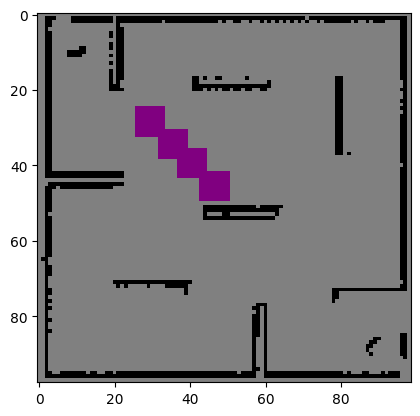
#> input picture turtlebot_online_path_planning/turtlebot_online_path_planning/imgs/distance_0.4.png, 420 x 416 px, given in place of map1.png, which was not available
$ jupyter execute lab3_code.ipynb   (text cells are left out)
#> lines starting #> are read from the running program, lines starting #| are printed output that depends on the picture; after the words box and inside, x2 and y2 are one past the last pixel; in counts of white or black regions, pixels touching at a corner belong together; pictures that were not available may be replaced by others from this repository, and a replacement may not be noted
[cell 1]
#Import library
import csv
import matplotlib.pyplot as plt
import numpy as np
import numpy as np
import heapq
from PIL import Image
from heapq import heappop, heappush
import math

[cell 2]
# Function to read and process the environment CSV file
def process_csv(file_name):
    start_name = None
    target_name = None
    start_coordinates = None
    target_coordinates = None
    obstacles = {}

    try:
        # Open and read the environment CSV file
        with open(file_name, mode='r') as file:
            reader = csv.reader(file)
            rows = list(reader)[1:]  # Skip the header row

            if rows:
                # Extract start point
                start_name = rows[0][0]
                start_coordinates = (float(rows[0][1]), float(rows[0][2]))

                # Extract target point
                target_name = rows[-1][0]
                target_coordinates = (float(rows[-1][1]), float(rows[-1][2]))

                # Process obstacles
                for row in rows[1:-1]:  # Exclude the first and last rows
                    obstacle_name = row[0]
                    coordinates = (float(row[1]), float(row[2]))
                    if obstacle_name not in obstacles:
                        obstacles[obstacle_name] = []
                    obstacles[obstacle_name].append(coordinates)

        return start_name, start_coordinates, target_name, target_coordinates, obstacles
    except Exception as e:
        print(f"Error processing CSV file {file_name}: {e}")
        return None, None, None, None, {}

[cell 3]
# Function to process the visibility graph CSV file
def process_visibility(file_name):
    visibility = []

    try:
        with open(file_name, mode='r') as file:
            reader = csv.reader(file)
            for row in reader:
                if row and len(row) >= 2:  # Ensure at least two columns
                    try:
                        x = float(row[0])
                        y = float(row[1])
                        visibility.append((x, y))
                    except ValueError:
                        continue  # Skip invalid rows
        return visibility
    except Exception as e:
        print(f"Error processing visibility file {file_name}: {e}")
        return []

[cell 4]
# Function to merge start, obstacles, and target into a points dictionary
# [18 lines left out: function merge_points, not called in this run]

[cell 5]
#Function to plot environment with visibility lines
# [44 lines left out: function plot_visibility_lines, not called in this run]

[cell 6]
# Heuristic: Euclidean distance
def heuristic(point1, point2):
    return np.linalg.norm(np.array(point1) - np.array(point2))

[cell 7]
# A* Algorithm
# [34 lines left out: function a_star, not called in this run]

[cell 8]
# Plot environment with shortest path
# [34 lines left out: function plot_environment_with_path, not called in this run]

[cell 9]
#main function to get output==> user input interface
def main():
    env_files = ["env_0.csv", "env_1.csv", "env_2.csv", "env_mx.csv"]
    visibility_files = ["visibility_graph_env_0.csv", "visibility_graph_env_1.csv", "visibility_graph_env_2.csv", "visibility_graph_env_mx.csv"]

    try:
        # User input
        user_input = int(input("Enter a number between 0 and 3 to select the environment and visibility: "))
#> the answer given: 1

        if 0 <= user_input < len(env_files):
            selected_env_file = env_files[user_input]
            selected_visibility_file = visibility_files[user_input]

            # Process environment and visibility files
            start_name, start_coordinates, target_name, target_coordinates, obstacles = process_csv(selected_env_file)
            visibility = process_visibility(selected_visibility_file)

            if start_coordinates and target_coordinates:
                points = merge_points(start_coordinates, obstacles, target_coordinates)

                start_idx = 0
                target_idx = max(points.keys())  # Assuming target is the last point

                print("Start Coordinates:", start_coordinates)
                print("Target Coordinates:", target_coordinates)
                print("Obstacles:", obstacles)
                print("Points:", points)
                print("Visibility:", visibility)

                # Plot visibility lines
                plot_visibility_lines(start_name, start_coordinates, target_name, target_coordinates, obstacles,selected_env_file,points, visibility)

                # Run A* to find the shortest path
                path = a_star(points, visibility, start_idx, target_idx)
                print("Shortest Path:", path)

                # Plot environment with shortest path
                plot_environment_with_path(start_name, start_coordinates, target_name, target_coordinates, obstacles, selected_env_file, points, visibility, path)

            else:
                print("Error: Failed to process environment file.")
        else:
            print("Invalid input. Please enter a number between 0 and 3.")
    except ValueError:
        print("Invalid input. Please enter a valid integer.")

if __name__ == "__main__":
    main()

[cell 10]
# Define start and goal positions for each map
start_goal_positions = {
    "map0.png": ((10, 10), (90, 70)),
    "map1.png": ((60, 60), (90, 60)),
    "map2.png": ((8, 31), (139, 38)),
    "map3.png": ((50, 90), (375, 375)),
}

[cell 11]
#process gridmap
def load_and_process_map(map_filename):
    """
    Load and preprocess the grid map.
    """
    image = Image.open(map_filename).convert('L')
    grid_map = np.array(image.getdata()).reshape(image.size[1], image.size[0]) / 255
    grid_map[grid_map > 0.5] = 1
    grid_map[grid_map <= 0.5] = 0
    grid_map = (grid_map * -1) + 1  # Invert: 0 -> free, 1 -> occupied
    return grid_map

[cell 12]
#Neignbour node
def get_neighbors(node, grid_map, connectivity=4):
    """
    Get valid neighbors for 4-point or 8-point connectivity.
    """
    x, y = node
    if connectivity == 4:
        directions = [(0, 1), (1, 0), (0, -1), (-1, 0)]  # Cardinal directions
    elif connectivity == 8:
        directions = [
            (0, 1), (1, 0), (0, -1), (-1, 0),  # Cardinal directions
            (1, 1), (1, -1), (-1, -1), (-1, 1)  # Diagonal directions
        ]
    else:
        raise ValueError("Connectivity must be 4 or 8.")

    neighbors = []
    for dx, dy in directions:
        nx, ny = x + dx, y + dy
        if 0 <= nx < grid_map.shape[0] and 0 <= ny < grid_map.shape[1]:
            if grid_map[nx, ny] == 0:  # Free space
                neighbors.append((nx, ny))
    return neighbors

[cell 13]
#path reconstruction
def reconstruct_path(came_from, current):
    """
    Reconstruct the path from start to goal.
    """
    path = [current]
    while current in came_from:
        current = came_from[current]
        path.append(current)
    path.reverse()
    return path

[cell 14]
#A* algorithm function
def a_star(grid_map, start, goal, connectivity=4):
    """
    A* pathfinding algorithm.
    """
    open_set = []
    heappush(open_set, (0, start))
    came_from = {}
    g_score = {start: 0}
    f_score = {start: heuristic(start, goal)}

    while open_set:
        _, current = heappop(open_set)

        if current == goal:
            path = reconstruct_path(came_from, current)
            cost = sum(heuristic(path[i], path[i + 1]) for i in range(len(path) - 1))
            return path, cost

        for neighbor in get_neighbors(current, grid_map, connectivity):
            tentative_g_score = g_score[current] + heuristic(current, neighbor)
            if neighbor not in g_score or tentative_g_score < g_score[neighbor]:
                came_from[neighbor] = current
                g_score[neighbor] = tentative_g_score
                f_score[neighbor] = tentative_g_score + heuristic(neighbor, goal)
                heappush(open_set, (f_score[neighbor], neighbor))

    return None, float('inf')  # No path found

[cell 15]
#grid map plot function
def plot_grid_map_with_positions(grid_map, start, goal, path, map_filename):
    """
    Plot the grid map with start, goal, and path positions marked.
    """
    plt.figure(figsize=(6, 6))
    plt.matshow(grid_map, fignum=1)
    plt.scatter(start[1], start[0], color='green', label='Start')  # (y, x) for scatter
    plt.scatter(goal[1], goal[0], color='red', label='Goal')

    # Plot the path (if available)
    if path:
        path_x, path_y = zip(*path)
        plt.plot(path_y, path_x, color='red', label='Path')

    plt.legend()
    plt.title(f"Grid Map: {map_filename} with Start, Goal, and Path")
    plt.colorbar()
    plt.show()

[cell 16]
#main function to get output==> user input interface
def main():
    """
    Main function to handle user input and pathfinding.
    """
    map_choice = input("Enter a number (0, 1, 2, 3) to select the map: ")
#> the answer given: 1

    if map_choice not in ['0', '1', '2', '3']:
        print("Invalid choice! Please enter 0, 1, 2, or 3.")
        return

    map_filename = f"map{map_choice}.png"

    try:
        # Load and process the selected map
        grid_map = load_and_process_map(map_filename)
#> in load_and_process_map, `grid_map[grid_map > 0.5] = 1`:
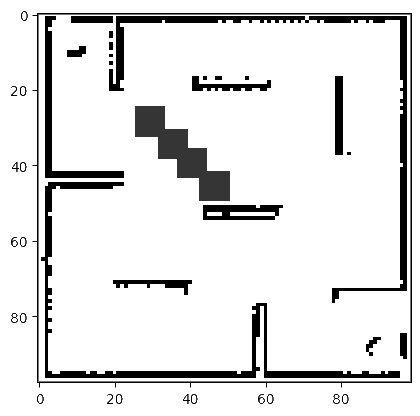
#> grid_map: shape (416, 420) float64; min 0, max 1, mean 0.89
#> in load_and_process_map, `grid_map[grid_map <= 0.5] = 0`:
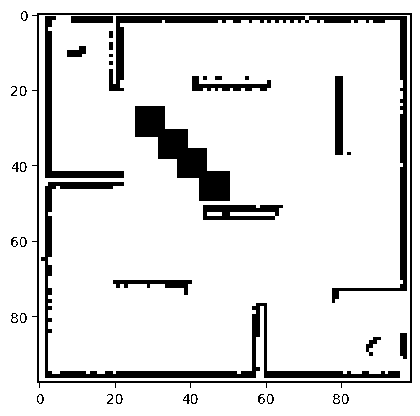
#> grid_map: shape (416, 420) float64; values 0 (black) and 1 (white), 88.1% white; 39 black regions (5 under 20 px), largest, box (x1, y1, x2, y2) and area: (109, 16, 407, 303) 4396, (41, 182, 400, 378) 4320, (135, 106, 230, 201) 3427

        # Get start and goal positions
        start, goal = start_goal_positions[map_filename]

        # Run A* for 4-point connectivity
        path_4, cost_4 = a_star(grid_map, start, goal, connectivity=4)
#> path_4 = 31 pairs, first value 60 to 90, second value 60 to 60; cost_4 = 30
        print("4-Point Connectivity:")
        print("Path:", path_4)
#> (printed output is left out)
        print("Cost:", cost_4)
#| Cost: 30.0
        plot_grid_map_with_positions(grid_map, start, goal, path_4, map_filename)
#> in plot_grid_map_with_positions, `path_x, path_y = zip(*path)`: path_x = 31 values from 60 to 90; path_y = 31 values from 60 to 60
#> in plot_grid_map_with_positions, `plt.show()`:
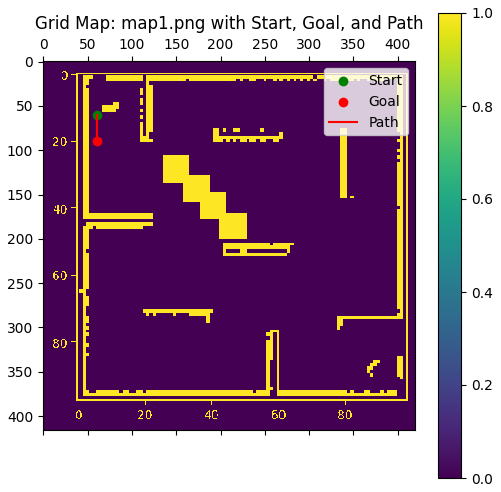
#> figure drawn by matplotlib, 2 panels

        # Run A* for 8-point connectivity
        path_8, cost_8 = a_star(grid_map, start, goal, connectivity=8)
#> path_8 has the same summary as path_4; cost_8 = 30
        print("8-Point Connectivity:")
        print("Path:", path_8)
#> (printed output is left out)
        print("Cost:", cost_8)
#| Cost: 30.0
        plot_grid_map_with_positions(grid_map, start, goal, path_8, map_filename)

    except FileNotFoundError:
        print(f"Error: The file '{map_filename}' was not found. Please ensure the file exists in the directory.")
    except Exception as e:
        print(f"An error occurred: {e}")

if __name__ == "__main__":
    main()
